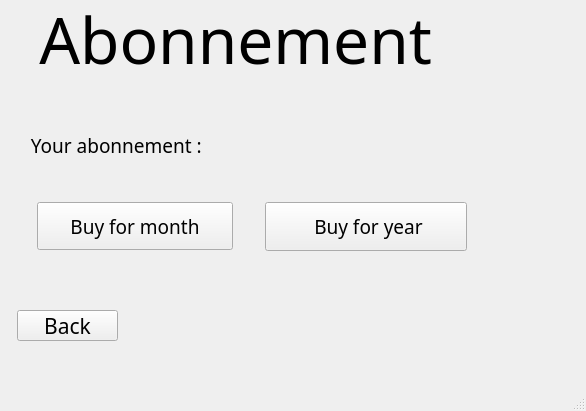
<?xml version="1.0" encoding="UTF-8"?>
<ui version="4.0">
 <class>abonnementForm</class>
 <widget class="QMainWindow" name="abonnementForm">
  <property name="geometry">
   <rect>
    <x>0</x>
    <y>0</y>
    <width>586</width>
    <height>411</height>
   </rect>
  </property>
  <property name="sizePolicy">
   <sizepolicy hsizetype="Fixed" vsizetype="Fixed">
    <horstretch>0</horstretch>
    <verstretch>0</verstretch>
   </sizepolicy>
  </property>
  <property name="minimumSize">
   <size>
    <width>586</width>
    <height>411</height>
   </size>
  </property>
  <property name="maximumSize">
   <size>
    <width>586</width>
    <height>411</height>
   </size>
  </property>
  <property name="windowTitle">
   <string>MainWindow</string>
  </property>
  <widget class="QWidget" name="centralwidget">
   <widget class="QPushButton" name="backBotton">
    <property name="geometry">
     <rect>
      <x>17</x>
      <y>310</y>
      <width>101</width>
      <height>31</height>
     </rect>
    </property>
    <property name="font">
     <font>
      <family>AR JULIAN</family>
      <pointsize>16</pointsize>
     </font>
    </property>
    <property name="text">
     <string>Back</string>
    </property>
   </widget>
   <widget class="QPushButton" name="buyMonth">
    <property name="geometry">
     <rect>
      <x>37</x>
      <y>202</y>
      <width>196</width>
      <height>48</height>
     </rect>
    </property>
    <property name="font">
     <font>
      <family>AR JULIAN</family>
      <pointsize>14</pointsize>
     </font>
    </property>
    <property name="text">
     <string>Buy for month</string>
    </property>
   </widget>
   <widget class="QLabel" name="label">
    <property name="geometry">
     <rect>
      <x>6</x>
      <y>-7</y>
      <width>521</width>
      <height>91</height>
     </rect>
    </property>
    <property name="font">
     <font>
      <family>AR DELANEY</family>
      <pointsize>48</pointsize>
     </font>
    </property>
    <property name="text">
     <string>  Abonnement</string>
    </property>
   </widget>
   <widget class="QPushButton" name="buyYear">
    <property name="geometry">
     <rect>
      <x>265</x>
      <y>202</y>
      <width>202</width>
      <height>49</height>
     </rect>
    </property>
    <property name="font">
     <font>
      <family>AR JULIAN</family>
      <pointsize>14</pointsize>
     </font>
    </property>
    <property name="text">
     <string> Buy for year</string>
    </property>
   </widget>
   <widget class="QLabel" name="finish">
    <property name="geometry">
     <rect>
      <x>264</x>
      <y>121</y>
      <width>207</width>
      <height>52</height>
     </rect>
    </property>
    <property name="sizePolicy">
     <sizepolicy hsizetype="Fixed" vsizetype="Fixed">
      <horstretch>0</horstretch>
      <verstretch>0</verstretch>
     </sizepolicy>
    </property>
    <property name="minimumSize">
     <size>
      <width>207</width>
      <height>52</height>
     </size>
    </property>
    <property name="maximumSize">
     <size>
      <width>207</width>
      <height>52</height>
     </size>
    </property>
    <property name="text">
     <string/>
    </property>
   </widget>
   <widget class="QLabel" name="label_2">
    <property name="geometry">
     <rect>
      <x>21</x>
      <y>118</y>
      <width>239</width>
      <height>55</height>
     </rect>
    </property>
    <property name="font">
     <font>
      <family>AR JULIAN</family>
      <pointsize>14</pointsize>
     </font>
    </property>
    <property name="text">
     <string>  Your abonnement :</string>
    </property>
   </widget>
   <widget class="QLabel" name="label_3">
    <property name="geometry">
     <rect>
      <x>-125</x>
      <y>-32</y>
      <width>727</width>
      <height>415</height>
     </rect>
    </property>
    <property name="text">
     <string/>
    </property>
    <property name="pixmap">
     <pixmap>../../../../../project/картинки/bumaga_myatyy_svetlyy_ten_35117_1920x1080.jpg</pixmap>
    </property>
   </widget>
   <zorder>label_3</zorder>
   <zorder>backBotton</zorder>
   <zorder>buyMonth</zorder>
   <zorder>label</zorder>
   <zorder>buyYear</zorder>
   <zorder>finish</zorder>
   <zorder>label_2</zorder>
  </widget>
  <widget class="QMenuBar" name="menubar">
   <property name="geometry">
    <rect>
     <x>0</x>
     <y>0</y>
     <width>586</width>
     <height>26</height>
    </rect>
   </property>
  </widget>
  <widget class="QStatusBar" name="statusbar"/>
 </widget>
 <resources/>
 <connections/>
</ui>
